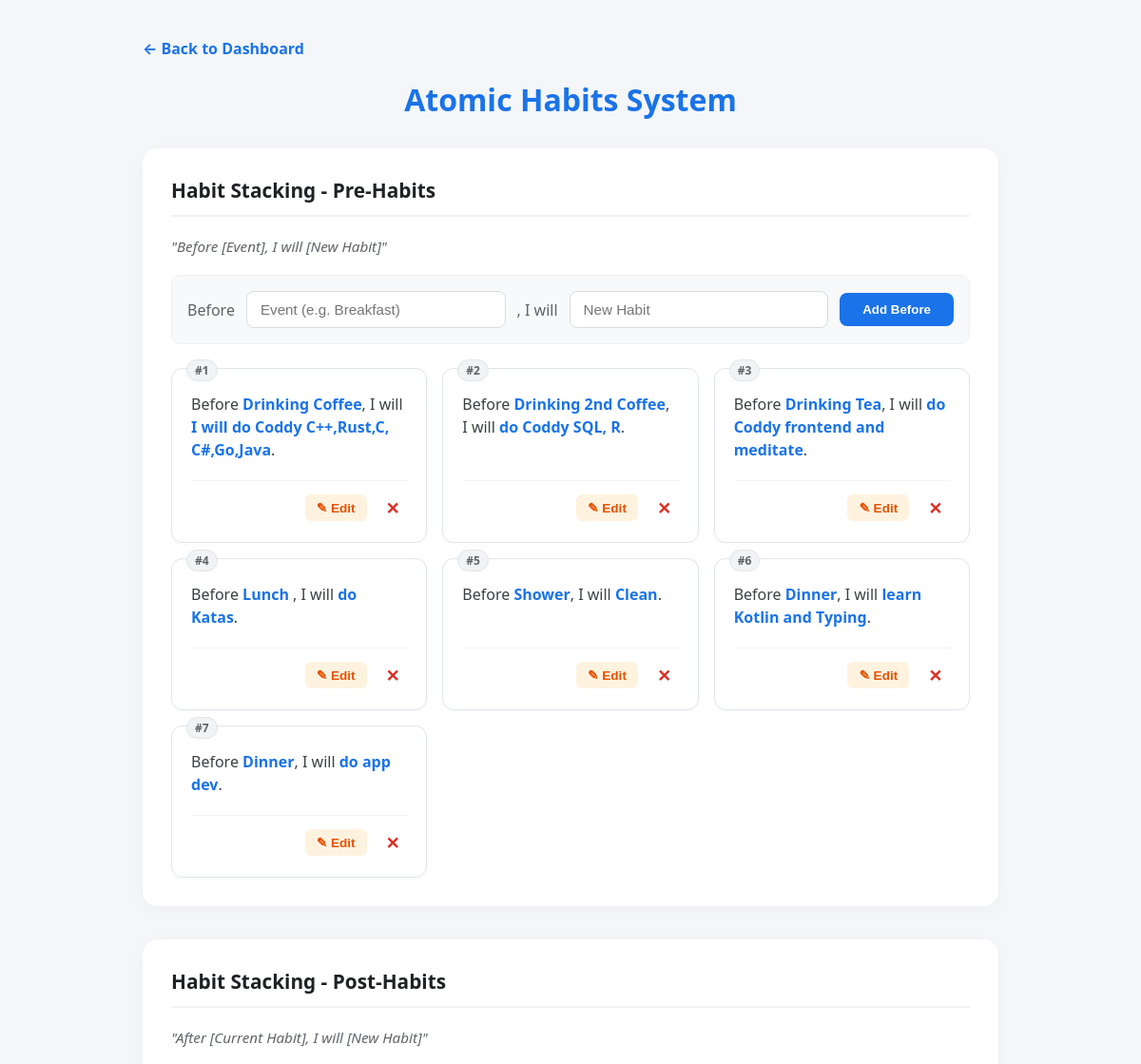
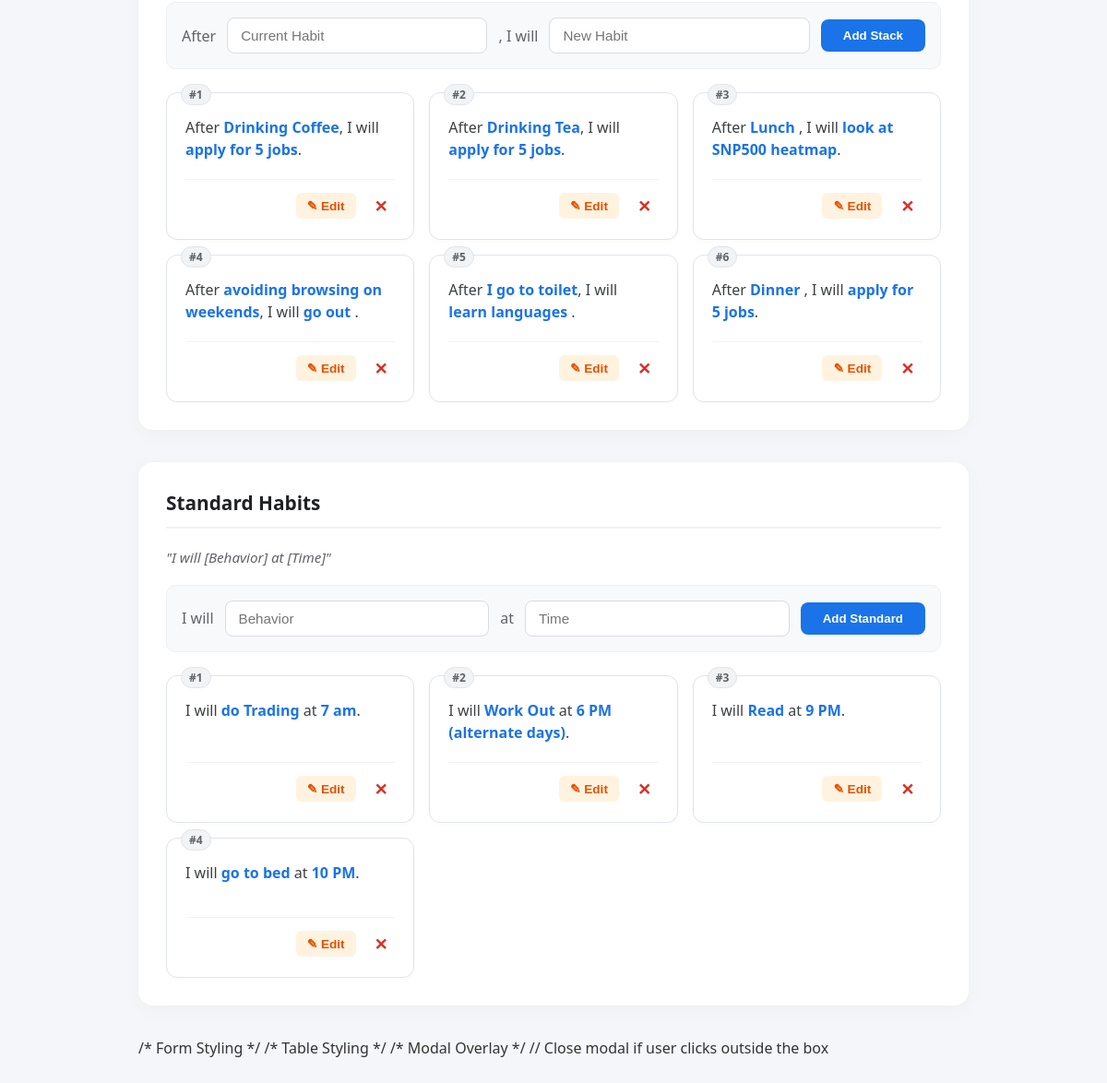
Page /atomic_habits on the committed database (2 pictures, top to bottom).
### flask_app.py (models this page shows)
class AtomicHabit(db.Model):
    id = db.Column(db.Integer, primary_key=True)
    habit_type = db.Column(db.String(20)) # 'standard' or 'stack'
    action = db.Column(db.String(200), nullable=False)
    trigger_or_time = db.Column(db.String(200), nullable=False)
    order_index = db.Column(db.Integer, default=0) # <--- New Column

### flask_app.py (the view)
@app.route('/atomic_habits')
def atomic_habits():
    stacks = AtomicHabit.query.filter_by(habit_type='stack').order_by(AtomicHabit.order_index.asc()).all()
    standards = AtomicHabit.query.filter_by(habit_type='standard').order_by(AtomicHabit.order_index.asc()).all()
    before_habits = AtomicHabit.query.filter_by(habit_type='before').order_by(AtomicHabit.order_index.asc()).all() # New category
    all_habits = Habit.query.all()
    return render_template('atomic_habits.html',
                           stacks=stacks,
                           standards=standards,
                           before_habits=before_habits,
                           all_habits=all_habits)

### templates/atomic_habits.html (shortened to what this page needs)
<!DOCTYPE html>
<html>
<head>
</head>
<body>
    <nav style="margin-bottom: 20px;">
        <a href="/" style="text-decoration: none; color: #1a73e8; font-weight: bold; display: inline-flex; align-items: center; gap: 5px;">← Back to Dashboard</a>
    </nav>
    <h1>Atomic Habits System</h1>
    <div class="card">
        <h3>Habit Stacking - Pre-Habits</h3>
        <p class="formula">"Before [Event], I will [New Habit]"</p>
        <form action="/add_atomic" method="POST" class="add-form">
            <span>Before</span>
            <input type="text" name="trigger" placeholder="Event (e.g. Breakfast)" required>
            <span>, I will</span>
            <input type="text" name="action" placeholder="New Habit" required>
            <button type="submit" class="primary">Add Before</button>
        </form>
        <div class="habit-grid">
            {% for h in before_habits %}
            <div class="habit-item-card">
                <div class="habit-order-badge">#{{ h.order_index }}</div>
                <div class="habit-content">
                    Before <strong>{{ h.trigger_or_time }}</strong>, I will <strong>{{ h.action }}</strong>.
                </div>
                <div class="habit-actions">
                    <button class="btn-edit" onclick="showEditForm('{{ h.id }}', '{{ h.trigger_or_time }}', '{{ h.action }}', '{{ h.order_index }}')">✎ Edit</button>
                    <a href="/delete_atomic/{{ h.id }}" class="btn-delete">✕</a>
                </div>
            </div>
            {% endfor %}
        </div>
    </div>
    <div class="card">
        <h3>Habit Stacking - Post-Habits</h3>
        <p class="formula">"After [Current Habit], I will [New Habit]"</p>
        <form action="/add_atomic" method="POST" class="add-form">
            <span>After</span>
            <input type="text" name="trigger" placeholder="Current Habit" required>
            <span>, I will</span>
            <input type="text" name="action" placeholder="New Habit" required>
            <button type="submit" class="primary">Add Stack</button>
        </form>
        <div class="habit-grid">
            {% for h in stacks %}
            <div class="habit-item-card">
                <div class="habit-order-badge">#{{ h.order_index }}</div>
                <div class="habit-content">
                    After <strong>{{ h.trigger_or_time }}</strong>, I will <strong>{{ h.action }}</strong>.
                </div>
                <div class="habit-actions">
                    <button class="btn-edit" onclick="showEditForm('{{ h.id }}', '{{ h.trigger_or_time }}', '{{ h.action }}', '{{ h.order_index }}')">✎ Edit</button>
                    <a href="/delete_atomic/{{ h.id }}" class="btn-delete">✕</a>
                </div>
            </div>
            {% endfor %}
        </div>
    </div>
    <div class="card">
        <h3>Standard Habits</h3>
        <p class="formula">"I will [Behavior] at [Time]"</p>
        <form action="/add_atomic" method="POST" class="add-form">
            <span>I will</span>
            <input type="text" name="action" placeholder="Behavior" required>
            <span>at</span>
            <input type="text" name="trigger" placeholder="Time" required>
            <button type="submit" class="primary">Add Standard</button>
        </form>
        <div class="habit-grid">
            {% for h in standards %}
            <div class="habit-item-card">
                <div class="habit-order-badge">#{{ h.order_index }}</div>
                <div class="habit-content">
                    I will <strong>{{ h.action }}</strong> at <strong>{{ h.trigger_or_time }}</strong>.
                </div>
                <div class="habit-actions">
                    <button class="btn-edit" onclick="showEditForm('{{ h.id }}', '{{ h.trigger_or_time }}', '{{ h.action }}', '{{ h.order_index }}')">✎ Edit</button>
                    <a href="/delete_atomic/{{ h.id }}" class="btn-delete" onclick="return confirm('Delete?')">✕</a>
                </div>
            </div>
            {% endfor %}
        </div>
    </div>
</body>
</html>
        /* Table Styling */
        /* Modal Overlay */
        // Close modal if user clicks outside the box

### templates/atomic_habits.html (style rules this page uses)
body { font-family: 'Segoe UI', system-ui, -apple-system, sans-serif; background: #f4f6f9; padding: 40px 20px; max-width: 900px; margin: auto; color: #333; }
.card { background: white; padding: 30px; border-radius: 16px; box-shadow: 0 4px 20px rgba(0,0,0,0.03); margin-bottom: 35px; }
h1 { text-align: center; color: #1a73e8; font-weight: 700; margin-bottom: 30px; }
h3 { margin-top: 0; border-bottom: 2px solid #f0f2f5; padding-bottom: 12px; color: #202124; font-size: 1.3em; }
.formula { color: #5f6368; font-style: italic; margin-bottom: 20px; font-size: 0.95em; }
.add-form { display: flex; gap: 12px; flex-wrap: wrap; align-items: center; background: #f8f9fa; padding: 16px; border-radius: 10px; margin-bottom: 25px; border: 1px solid #eef0f2; }
.add-form span { font-weight: 500; color: #5f6368; }
input { padding: 10px 14px; border: 1px solid #dadce0; border-radius: 8px; flex: 1; min-width: 140px; font-size: 0.95em; transition: border-color 0.2s; }
button.primary { padding: 10px 24px; background: #1a73e8; color: white; border: none; border-radius: 8px; cursor: pointer; font-weight: 600; transition: background 0.2s; }
.habit-grid { display: grid; grid-template-columns: repeat(auto-fill, minmax(240px, 1fr)); gap: 16px; margin-top: 15px; }
.habit-item-card { background: #ffffff; border: 1px solid #e0e4ec; border-radius: 12px; padding: 20px; display: flex; flex-direction: column; justify-content: space-between; position: relative; box-shadow: 0 2px 4px rgba(0,0,0,0.02); transition: transform 0.2s ease, box-shadow 0.2s ease, border-color 0.2s ease; min-height: 110px; }
.habit-order-badge { position: absolute; top: -10px; left: 15px; background: #f1f3f4; color: #5f6368; font-size: 0.75em; font-weight: 700; padding: 2px 8px; border-radius: 20px; border: 1px solid #e0e4ec; }
.habit-content { font-size: 1rem; line-height: 1.5; color: #3c4043; margin-top: 5px; margin-bottom: 20px; }
.habit-content strong { color: #1a73e8; font-weight: 600; }
.habit-actions { display: flex; justify-content: flex-end; align-items: center; gap: 12px; border-top: 1px solid #f1f3f4; padding-top: 12px; }
.btn-edit { background: #fff3e0; color: #e65100; border: none; border-radius: 6px; padding: 6px 12px; cursor: pointer; font-weight: 600; font-size: 0.85em; transition: background 0.2s; }
.btn-delete { color: #d93025; text-decoration: none; font-weight: bold; font-size: 1.1em; padding: 4px 8px; border-radius: 6px; transition: background 0.2s; }

### rows in the picture
AtomicHabit: order_index "1", trigger_or_time "Drinking Coffee", action "I will do Coddy C++,Rust,C, C#,Go,Java"
AtomicHabit: order_index "2", trigger_or_time "Drinking 2nd Coffee", action "do Coddy SQL, R"
AtomicHabit: order_index "3", trigger_or_time "Drinking Tea", action "do Coddy frontend and meditate"
AtomicHabit: order_index "4", trigger_or_time "Lunch", action "do Katas"
AtomicHabit: order_index "5", trigger_or_time "Shower", action "Clean"
AtomicHabit: order_index "6", trigger_or_time "Dinner", action "learn Kotlin and Typing"
AtomicHabit: order_index "7", trigger_or_time "Dinner", action "do app dev"
AtomicHabit: order_index "1", trigger_or_time "Drinking Coffee", action "apply for 5 jobs"
AtomicHabit: order_index "2", trigger_or_time "Drinking Tea", action "apply for 5 jobs"
AtomicHabit: order_index "3", trigger_or_time "Lunch", action "look at SNP500 heatmap"
AtomicHabit: order_index "4", trigger_or_time "avoiding browsing on weekends", action "go out"
AtomicHabit: order_index "5", trigger_or_time "I go to toilet", action "learn languages"
AtomicHabit: order_index "6", trigger_or_time "Dinner", action "apply for 5 jobs"
AtomicHabit: order_index "1", action "do Trading", trigger_or_time "7 am"
AtomicHabit: order_index "2", action "Work Out", trigger_or_time "6 PM (alternate days)"
AtomicHabit: order_index "3", action "Read", trigger_or_time "9 PM"
AtomicHabit: order_index "4", action "go to bed", trigger_or_time "10 PM"
